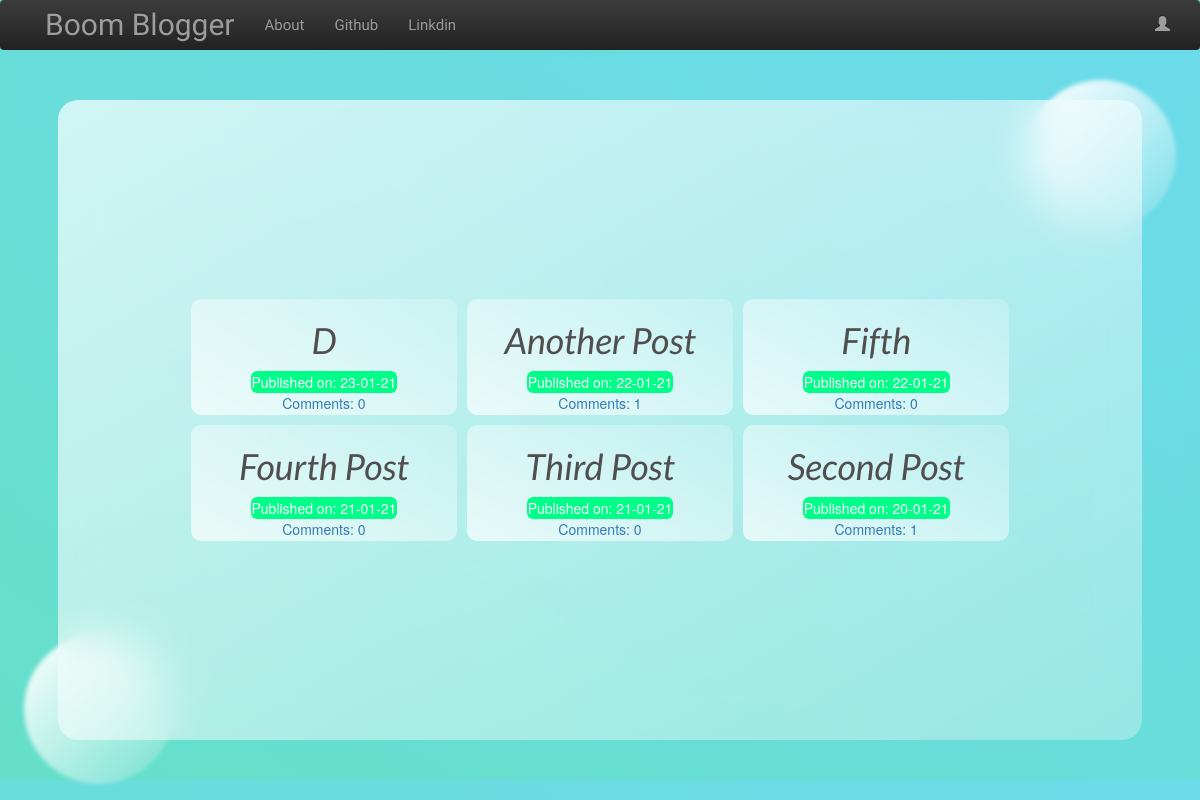
The page / on the database its author committed.
### blog/models.py (models this page shows, shortened)
class Post(models.Model):
    author = models.ForeignKey("auth.User", on_delete=models.CASCADE)  # 1
    title = models.CharField(max_length=200)
    text = models.TextField()
    created_date = models.DateTimeField(default=timezone.now)
    published_date = models.DateTimeField(blank=True, null=True)  # 2
    def approve_comments(self):
        return self.comments.filter(approved_comment=True)  # 5

### blog/views.py (the view)
# urls.py: path("", views.PostListView.as_view(), name="post_list"),
class PostListView(ListView):
    model = Post
    def get_queryset(self):
        return Post.objects.filter(published_date__lte=timezone.now()).order_by(
            "-published_date"
        )

### blog/templates/blog/post_list.html (shortened to what this page needs)
{% extends 'blog/base.html' %}
{% block content %}
<div class="centerstage">
  {% for post in post_list %}
  <div class="post col-xs-8  col-sm-6  col-md-4 col-lg-3 card">
    <h1><a href="{% url 'post_detail' pk=post.pk %}">{{ post.title }}</a></h1>
    <div class="date">
      <p>Published on: {{ post.published_date|date:"d-m-y" }}</p>
    </div>
    <a href="{% url 'post_detail' pk=post.pk %}"> <span class="loader">Comments:
        {{ post.approve_comments.count }}</span></a>
  </div>
  {% empty %}
  <p>no posts!!!</p>
  {% endfor %}
</div>
{% endblock content %}

### blog/static/css/blog.css (style rules this page uses)
.loader { filter: hue-rotate(0deg); color: linear-gradient(45deg, #0f8, #08f); animation: hue 5000ms infinite linear; }
* { margin: 0; padding: 0; box-sizing: border-box; }
.centerstage { display: flex; align-items: center; justify-content: center; flex-flow: row wrap; padding: 10px; }
body { min-height: 100%; background: linear-gradient(to right top, #65dfc9, #6cdbeb); z-index: -2; }
.card { display: flex; flex-flow: column nowrap; align-items: center; justify-content: space-evenly; background: linear-gradient(to right top, rgba(255, 255, 255, 0.7), rgba(255, 255, 255, 0.2)); border-radius: 1rem; padding: 2px; margin: 5px; }
h1, h2 { font-family: 'Lato', sans-serif; font-style: italic; font-weight: 400; color: #504e4e; }
h1 a { color: #504e4e; }
a { text-decoration: none; }
a:link { text-decoration: none; }
.date { background-color: #0f8; color: white; padding: 1px; border-radius: 0.6rem; }
.date p { margin: 0; }

### rows shown on the page
Post: title "D", published_date "23-01-21", approve_comments.count "0"
Post: title "Another Post", published_date "22-01-21", approve_comments.count "1"
Post: title "Fifth", published_date "22-01-21", approve_comments.count "0"
Post: title "Fourth Post", published_date "21-01-21", approve_comments.count "0"
Post: title "Third Post", published_date "21-01-21", approve_comments.count "0"
Post: title "Second Post", published_date "20-01-21", approve_comments.count "1"
